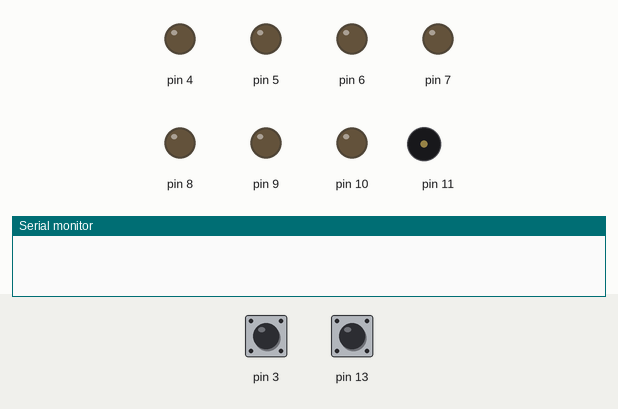
A sketch run on a simulated Arduino Uno, built with avr-gcc and run on an emulated ATmega328P. Parts: output pins drawn as LEDs (lit = HIGH), buzzer (waves = sounding), the last lines printed to the serial monitor. Dashed ring = blinking. The test bench sets the inputs (shaded band); at power-on: pin 3 HIGH, pin 13 HIGH. Random numbers use the default seed unless the sketch sets one.

Above: at 1.2 s.
1.3 s: pin 3 pulled LOW for 0.15 s
At 2.15 s:
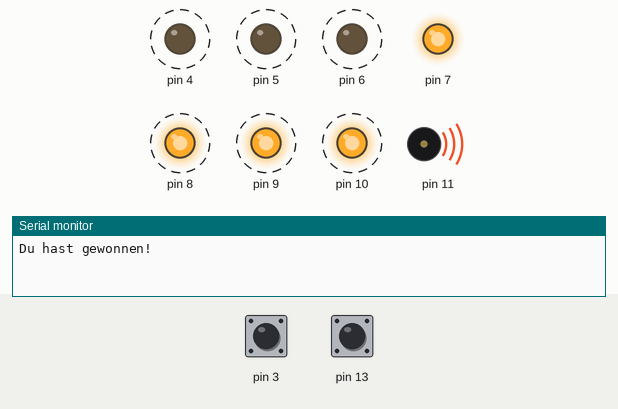
At 4.2 s:
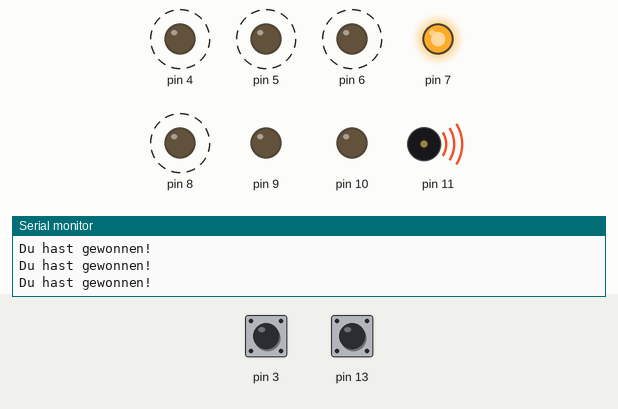
4.3 s: pin 13 pulled LOW for 1 s
At 6.05 s:
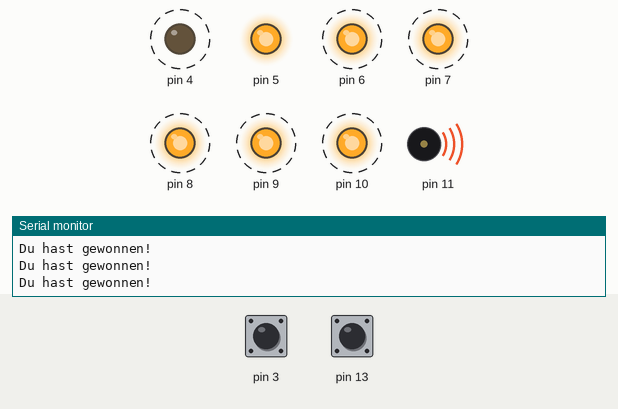
7.4 s: pin 13 pulled LOW for 3.2 s
12.1 s: pin 3 pulled LOW for 3.2 s
16.8 s: pin 13 pulled LOW for 3.2 s
25.3 s: pin 13 pulled LOW for 0.15 s
At 31.7 s:
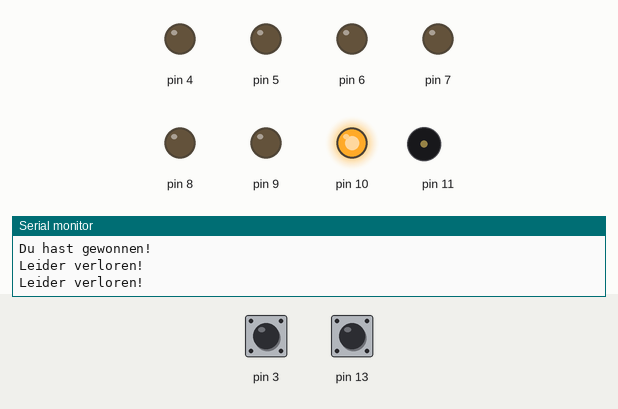
Timing chart, 0 to 32.0 s (numbered marks = the images above; inputs shaded):
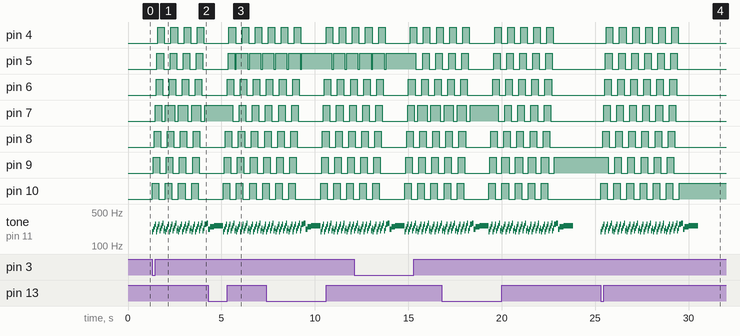

Measured:
- after the input at 1.3 s, pin 4: alternates HIGH for 0.35 s and LOW for 0.35 s, starting after 0.30 s; pin 5: alternates HIGH for 0.35 s and LOW for 0.35 s, starting after 0.25 s
- after the input at 4.3 s, pin 4: alternates HIGH for 0.35 s and LOW for 0.35 s, starting after 1.1 s; pin 5: LOW → HIGH after 1.1 s, then repeats every 0.70 s: LOW 0.10 s, HIGH 0.60 s
- after the input at 25.3 s, pin 4: alternates HIGH for 0.35 s and LOW for 0.35 s, 12 changes in all, then stays LOW, starting after 0.30 s; pin 5: alternates HIGH for 0.35 s and LOW for 0.35 s, 12 changes in all, then stays LOW, starting after 0.25 s

The sketch:

slot_machine.ino
```cpp
int y,x,a,b; long t;
void setup(){
Serial.begin(9600);
pinMode(13,INPUT_PULLUP);
pinMode(11,OUTPUT);
pinMode(10,OUTPUT);
pinMode(9,OUTPUT);
pinMode(8,OUTPUT);
pinMode(7,OUTPUT);
pinMode(6,OUTPUT);
pinMode(5,OUTPUT);
pinMode(4,OUTPUT);
pinMode(3,INPUT_PULLUP);
randomSeed(analogRead(A1));
}
void loop(){
a=digitalRead(13);
t=random(2000,6000);
x=random(4,11);
y=digitalRead(7);
if(a==0){
for(int n=0;n<t;n=n+1000){
digitalWrite(10,HIGH);
tone(11,196);
delay(50);
noTone(11);
digitalWrite(9,HIGH);
tone(11,220);
delay(50);
noTone(11);
digitalWrite(8,HIGH);
tone(11,247);
delay(50);
noTone(11);
digitalWrite(7,HIGH);
tone(11,277);
delay(50);
noTone(11);
digitalWrite(6,HIGH);
tone(11,196);
delay(50);
noTone(11);
digitalWrite(5,HIGH);
tone(11,220);
delay(50);
noTone(11);
digitalWrite(4,HIGH);
tone(11,247);
delay(50);
noTone(11);
digitalWrite(10,LOW);
tone(11,277);
delay(50);
noTone(11);
digitalWrite(9,LOW);
tone(11,207);
delay(50);
noTone(11);
digitalWrite(8,LOW);
tone(11,233);
delay(50);
noTone(11);
digitalWrite(7,LOW);
tone(11,262);
delay(50);
noTone(11);
digitalWrite(6,LOW);
tone(11,294);
delay(50);
noTone(11);
digitalWrite(5,LOW);
tone(11,207);
delay(50);
noTone(11);
digitalWrite(4,LOW);
tone(11,233);
delay(50);
noTone(11);
digitalWrite(x,HIGH);
   }
if(x==7){
Serial.println("Du hast gewonnen!");
   }
else{
Serial.println("Leider verloren!");
   }
tone(11,277);
delay(100);
noTone(11);
tone(11,294);
delay(100);
noTone(11);
tone(11,220);
delay(100);
noTone(11);
tone(11,247);
delay(100);
noTone(11);
tone(11,247);
delay(100);
noTone(11);
tone(11,262);
delay(500);
noTone(11);
 }
b=digitalRead(3);
if(b==0){
for(int n=0;n<t;n=n+1000){
digitalWrite(10,HIGH);
tone(11,196);
delay(50);
noTone(11);
digitalWrite(9,HIGH);
tone(11,220);
delay(50);
noTone(11);
digitalWrite(8,HIGH);
tone(11,247);
delay(50);
noTone(11);
digitalWrite(7,HIGH);
tone(11,277);
delay(50);
noTone(11);
digitalWrite(6,HIGH);
tone(11,196);
delay(50);
noTone(11);
digitalWrite(5,HIGH);
tone(11,220);
delay(50);
noTone(11);
digitalWrite(4,HIGH);
tone(11,247);
delay(50);
noTone(11);
digitalWrite(10,LOW);
tone(11,277);
delay(50);
noTone(11);
digitalWrite(9,LOW);
tone(11,207);
delay(50);
noTone(11);
digitalWrite(8,LOW);
tone(11,233);
delay(50);
noTone(11);
digitalWrite(7,LOW);
tone(11,262);
delay(50);
noTone(11);
digitalWrite(6,LOW);
tone(11,294);
delay(50);
noTone(11);
digitalWrite(5,LOW);
tone(11,207);
delay(50);
noTone(11);
digitalWrite(4,LOW);
tone(11,233);
delay(50);
noTone(11);
digitalWrite(7,HIGH);
Serial.println("Du hast gewonnen!");
   }
tone(11,277);
delay(100);
noTone(11);
tone(11,294);
delay(100);
noTone(11);
tone(11,220);
delay(100);
noTone(11);
tone(11,247);
delay(100);
noTone(11);
tone(11,247);
delay(100);
noTone(11);
tone(11,262);
delay(500);
noTone(11);
 }

}
```
